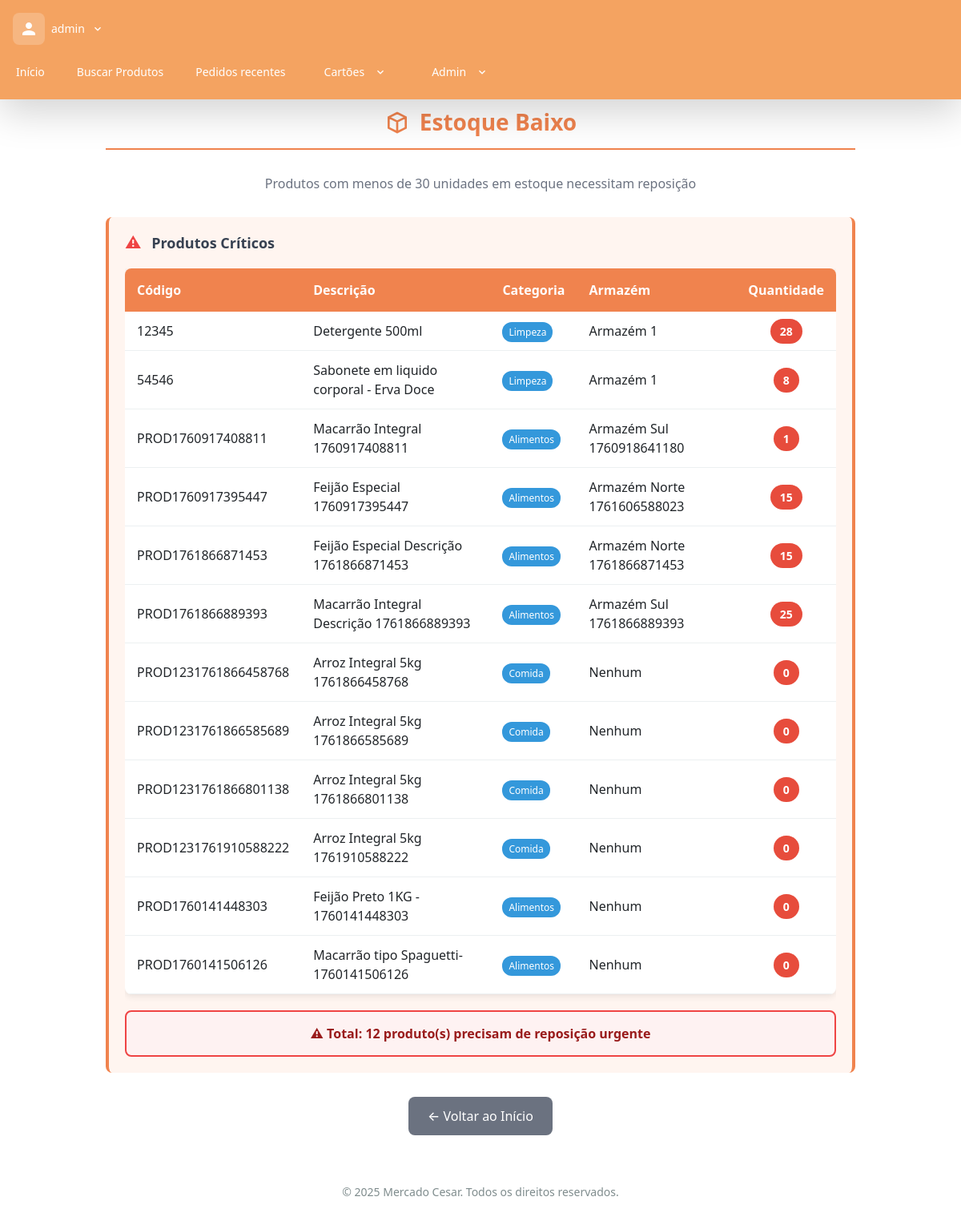
The page /estoque-baixo/ (signed in) on the database its author committed.
### mercadocesar/models.py (models this page shows, shortened)
class Estoque(models.Model):
	produto = models.ForeignKey(Produto, on_delete=models.CASCADE)
	armazem = models.ForeignKey(Armazem, on_delete=models.CASCADE)
	quantidade = models.PositiveIntegerField()
	class Meta:
		unique_together = ('produto', 'armazem')
	@staticmethod
	def abaixo_estoque_minimo(minimo=30):
		return Estoque.objects.filter(quantidade__lt=minimo)

class Produto(models.Model):
	nome = models.CharField(max_length=30, unique=True)
	codigo = models.CharField(max_length=30, unique=True)
	descricao = models.CharField(max_length=200, default="", unique=True)
	categoria = models.CharField(max_length=50)
	preco_custo = models.DecimalField(
		max_digits=10,
		decimal_places=2,
		validators=[MinValueValidator(0)]
	)
	preco = models.DecimalField(
		max_digits=10,
		decimal_places=2,
		validators=[MinValueValidator(0)]
	)
	unidade_medida = models.CharField(max_length=20)
	class Meta:
		constraints = [
			CheckConstraint(check=~Q(codigo=""), name='codigo_nao_vazio'),
   			CheckConstraint(check=~Q(descricao=""), name='descricao_nao_vazia'),
			CheckConstraint(check=~Q(categoria=""), name='categoria_nao_vazia'),
			CheckConstraint(check=~Q(unidade_medida=""), name='unidade_medida_nao_vazia'),
		]

class Armazem(models.Model):
	nome = models.CharField(max_length=100)
	endereco = models.CharField(max_length=200, blank=True)
	class Meta:
		verbose_name_plural = "Armazéns"

### mercadocesar/views.py (the view)
# urls.py: path('estoque-baixo/', estoque_baixo, name='estoque_baixo'),
@user_passes_test(lambda u: u.is_staff)
def estoque_baixo(request):
    estoques = list(Estoque.abaixo_estoque_minimo())
    from django.db.models import Sum
    produtos_sem_estoque = Produto.objects.annotate(
        total_estoque=Sum('estoque__quantidade')
    ).filter(total_estoque__isnull=True)
    class EstoqueFicticio:
        def __init__(self, produto):
            self.produto = produto
            self.quantidade = 0
            self.armazem = type('obj', (object,), {'nome': 'Nenhum'})()
    for produto in produtos_sem_estoque:
        estoques.append(EstoqueFicticio(produto))
    return render(request, 'estoque_baixo.html', {'estoques': estoques})

### mercadocesar/templates/estoque_baixo.html (shortened to what this page needs)
{% extends 'base.html' %}
{% load static %}
{% block content %}
<main class="regis">
    <div class="caixa" style="max-width: 1000px; margin: 40px auto; padding: 0 20px;">
        <h2 style="display: flex; align-items: center; justify-content: center; gap: 12px; color: #f0834e; font-size: 2rem; font-weight: 600; margin-bottom: 10px; padding-bottom: 20px; border-bottom: 3px solid #f0834e;">
            <svg xmlns="http://www.w3.org/2000/svg" style="width: 32px; height: 32px;" fill="none" viewBox="0 0 24 24" stroke="currentColor">
                <path stroke-linecap="round" stroke-linejoin="round" stroke-width="2" d="M20 7l-8-4-8 4m16 0l-8 4m8-4v10l-8 4m0-10L4 7m8 4v10M4 7v10l8 4" />
            </svg>
            Estoque Baixo
        </h2>
        <p style="text-align: center; color: #6b7280; margin-bottom: 30px; font-size: 1rem;">
            Produtos com menos de 30 unidades em estoque necessitam reposição
        </p>
        {% if estoques %}
            <div style="background-color: #fff5f0; padding: 20px; border-radius: 8px; border-left: 4px solid #f0834e; border-right: 4px solid #f0834e; margin-bottom: 30px;">
                <h3 style="color: #374151; margin-top: 0; margin-bottom: 20px; font-size: 1.125rem; font-weight: 600;">
                    <span style="color: #ef4444; font-size: 1.25rem; margin-right: 8px;">⚠</span>
                    Produtos Críticos
                </h3>
            <div style="overflow-x: auto; -webkit-overflow-scrolling: touch;">
                <table style="width: 100%; min-width: 700px; border-collapse: collapse; margin-bottom: 20px; background: white; border-radius: 8px; overflow: hidden; box-shadow: 0 2px 10px rgba(0,0,0,0.1);">
                    <thead style="background-color: #f0834e; color: white;">
                        <tr>
                            <th style="padding: 15px; text-align: left; font-weight: 600;">Código</th>
                            <th style="padding: 15px; text-align: left; font-weight: 600;">Descrição</th>
                            <th style="padding: 15px; text-align: left; font-weight: 600;">Categoria</th>
                            <th style="padding: 15px; text-align: left; font-weight: 600;">Armazém</th>
                            <th style="padding: 15px; text-align: center; font-weight: 600;">Quantidade</th>
                        </tr>
                    </thead>
                    <tbody>
                        {% for estoque in estoques %}
                        <tr style="border-bottom: 1px solid #ecf0f1; transition: background-color 0.3s;"
                            onmouseover="this.style.backgroundColor='#f8f9fa'"
                            onmouseout="this.style.backgroundColor='white'">
                            <td style="padding: 12px 15px; font-weight: 500;">{{ estoque.produto.codigo }}</td>
                            <td style="padding: 12px 15px;">{{ estoque.produto.descricao }}</td>
                            <td style="padding: 12px 15px;">
                                <span style="background-color: #3498db; color: white; padding: 4px 8px; border-radius: 12px; font-size: 12px;">
                                    {{ estoque.produto.categoria }}
                                </span>
                            </td>
                            <td style="padding: 12px 15px;">{{ estoque.armazem.nome }}</td>
                            <td style="padding: 12px 15px; text-align: center;">
                                <span style="background-color: #e74c3c; color: white; padding: 6px 12px; border-radius: 20px; font-weight: bold; font-size: 14px;">
                                    {{ estoque.quantidade }}
                                </span>
                            </td>
                        </tr>
                        {% endfor %}
                    </tbody>
                </table>
            </div>
            <div style="background: #fef2f2; padding: 15px; border-radius: 8px; text-align: center; border: 2px solid #ef4444;">
                <p style="margin: 0; font-weight: 600; color: #991b1b;">
                    <strong>⚠ Total:</strong> {{ estoques|length }} produto(s) precisam de reposição urgente
                </p>
            </div>
            </div>
        {% endif %}
        <div style="text-align: center; margin-top: 30px;">
            <a href="{% url 'home' %}"
               style="display: inline-flex; align-items: center; gap: 8px; background: #6b7280; color: white; padding: 12px 24px; text-decoration: none; border-radius: 8px; font-weight: 500; transition: background-color 0.2s;"
               onmouseover="this.style.backgroundColor='#4b5563'"
               onmouseout="this.style.backgroundColor='#6b7280'">
                ← Voltar ao Início
            </a>
        </div>
    </div>
    <footer style="text-align: center; margin-top: 30px; padding: 20px; color: #7f8c8d; font-size: 14px;">
        &copy; 2025 Mercado Cesar. Todos os direitos reservados.
    </footer>
</main>
{% endblock %}

### mercadocesar/templates/base.html (shortened to what this page needs)
{% load static %}
<!DOCTYPE html>
<html lang="pt-br">
<head>
    <script src="https://cdn.tailwindcss.com"></script>
    <link href="https://cdn.jsdelivr.net/npm/daisyui@4.4.19/dist/full.min.css" rel="stylesheet" type="text/css" />
    <link href="https://cdn.jsdelivr.net/npm/bootstrap@5.3.2/dist/css/bootstrap.min.css" rel="stylesheet">
    <link rel="stylesheet" href="{% static 'css/global_styles.css' %}">
    <link rel="stylesheet" href="{% static 'css/cartao.css' %}">
</head>
<body>
    {% block header %}
    <div class="navbar bg-[#f4a361] text-white shadow-lg fixed top-0 z-50">
        <div class="navbar-start">
            {% if user.is_authenticated %}
                <div class="dropdown dropdown-hover">
                    <label tabindex="0" class="flex items-center gap-2 hover:bg-[#e28e46] cursor-pointer px-3 py-2 rounded-lg transition-colors">
                        <div class="bg-white/20 p-2 rounded-lg flex items-center justify-center">
                            <svg xmlns="http://www.w3.org/2000/svg" class="h-6 w-6 text-white" fill="currentColor" viewBox="0 0 24 24">
                                <path d="M12 12c2.21 0 4-1.79 4-4s-1.79-4-4-4-4 1.79-4 4 1.79 4 4 4zm0 2c-2.67 0-8 1.34-8 4v2h16v-2c0-2.66-5.33-4-8-4z"/>
                            </svg>
                        </div>
                        <span class="hidden lg:inline-flex text-white text-sm font-medium max-w-[120px] truncate">{{ user.username }}</span>
                        <svg class="fill-current w-4 h-4 text-white flex-shrink-0" xmlns="http://www.w3.org/2000/svg" viewBox="0 0 24 24">
                            <path d="M7.41,8.58L12,13.17L16.59,8.58L18,10L12,16L6,10L7.41,8.58Z"/>
                        </svg>
                    </label>
                </div>
            {% else %}
                <a href="{% url 'home' %}" class="btn btn-ghost normal-case text-xl hover:bg-[#e28e46]">
                    <img src="{% static 'img/Mercado.png' %}" alt="Logo Mercado Cesar" class="h-10">
                </a>
            {% endif %}
        </div>
        <div class="navbar-center hidden lg:flex">
            <ul class="menu menu-horizontal px-1 gap-2">
                <li><a href="{% url 'home' %}" class="text-white hover:bg-[#e28e46] rounded-lg">Início</a></li>
                {% if user.is_authenticated %}
                    <li><a href="{% url 'busca' %}" class="text-white hover:bg-[#e28e46] rounded-lg">Buscar Produtos</a></li>
                    <li><a href="{% url 'pedidos_recentes' %}" class="text-white hover:bg-[#e28e46] rounded-lg">Pedidos recentes</a></li>
                    <li class="dropdown dropdown-hover dropdown-end">
                        <label tabindex="0" class="text-white hover:bg-[#e28e46] cursor-pointer px-4 py-2 rounded-lg">
                            Cartões
                            <svg class="fill-current inline-block w-4 h-4 ml-1" xmlns="http://www.w3.org/2000/svg" viewBox="0 0 24 24"><path d="M7.41,8.58L12,13.17L16.59,8.58L18,10L12,16L6,10L7.41,8.58Z"/></svg>
                        </label>
                    </li>
                    {% if user.is_superuser %}
                        <li class="dropdown dropdown-hover dropdown-end">
                            <label tabindex="0" class="text-white hover:bg-[#d97440] cursor-pointer px-4 py-2 rounded-lg">
                                Admin
                                <svg class="fill-current inline-block w-4 h-4 ml-1" xmlns="http://www.w3.org/2000/svg" viewBox="0 0 24 24"><path d="M7.41,8.58L12,13.17L16.59,8.58L18,10L12,16L6,10L7.41,8.58Z"/></svg>
                            </label>
                        </li>
                    {% endif %}
                {% else %}
                    <li><a href="{% url 'busca' %}" class="text-white hover:bg-[#d97440] rounded-lg">Produtos</a></li>
                {% endif %}
            </ul>
        </div>
    </div>
    <div class="h-16"></div>
    {% endblock %}
    <div class="min-h-screen bg-white" style="padding-bottom: 0; margin-bottom: 0;">
        <div class="container mx-auto px-4 py-8" style="padding-bottom: 0; margin-bottom: 0;">
            {% block content %}
            {% endblock %}
        </div>
    </div>
</body>
</html>

### mercadocesar/static/css/global_styles.css (style rules this page uses)
label { color: #374151 !important; font-weight: 500 !important; }
h1, h2 { color: #f0834e !important; font-weight: 600 !important; }
main h2 { font-size: 1.75rem !important; padding-bottom: 15px !important; border-bottom: 2px solid #f0834e !important; margin-bottom: 30px !important; }

### mercadocesar/templates/base.html (style rules this page uses)
html, body { margin: 0 !important; padding: 0 !important; overflow-x: hidden; }
body { padding-bottom: 0 !important; }
.min-h-screen { padding-bottom: 0 !important; margin-bottom: 0 !important; }

### rows shown on the page
Estoque: produto.codigo "12345", produto.descricao "Detergente 500ml", produto.categoria "Limpeza", armazem.nome "Armazém 1", quantidade "28"
Estoque: produto.codigo "54546", produto.descricao "Sabonete em liquido corporal - Erva Doce", produto.categoria "Limpeza", armazem.nome "Armazém 1", quantidade "8"
Estoque: produto.codigo "PROD1760917408811", produto.descricao "Macarrão Integral 1760917408811", produto.categoria "Alimentos", armazem.nome "Armazém Sul 1760918641180", quantidade "1"
Estoque: produto.codigo "PROD1760917395447", produto.descricao "Feijão Especial 1760917395447", produto.categoria "Alimentos", armazem.nome "Armazém Norte 1761606588023", quantidade "15"
Estoque: produto.codigo "PROD1761866871453", produto.descricao "Feijão Especial Descrição 1761866871453", produto.categoria "Alimentos", armazem.nome "Armazém Norte 1761866871453", quantidade "15"
Estoque: produto.codigo "PROD1761866889393", produto.descricao "Macarrão Integral Descrição 1761866889393", produto.categoria "Alimentos", armazem.nome "Armazém Sul 1761866889393", quantidade "25"
Produto: produto.codigo "PROD1231761866458768", produto.descricao "Arroz Integral 5kg 1761866458768", produto.categoria "Comida"
Produto: produto.codigo "PROD1231761866585689", produto.descricao "Arroz Integral 5kg 1761866585689", produto.categoria "Comida"
Produto: produto.codigo "PROD1231761866801138", produto.descricao "Arroz Integral 5kg 1761866801138", produto.categoria "Comida"
Produto: produto.codigo "PROD1231761910588222", produto.descricao "Arroz Integral 5kg 1761910588222", produto.categoria "Comida"
Produto: produto.codigo "PROD1760141448303", produto.descricao "Feijão Preto 1KG - 1760141448303", produto.categoria "Alimentos"
Produto: produto.codigo "PROD1760141506126", produto.descricao "Macarrão tipo Spaguetti- 1760141506126", produto.categoria "Alimentos"

### other values the page prints
{{ user.username }} "admin"
{{ estoque.armazem.nome }} "Nenhum" "Nenhum" "Nenhum" "Nenhum" "Nenhum" "Nenhum"
{{ estoque.quantidade }} "0" "0" "0" "0" "0" "0"
{{ estoques|length }} "12"
